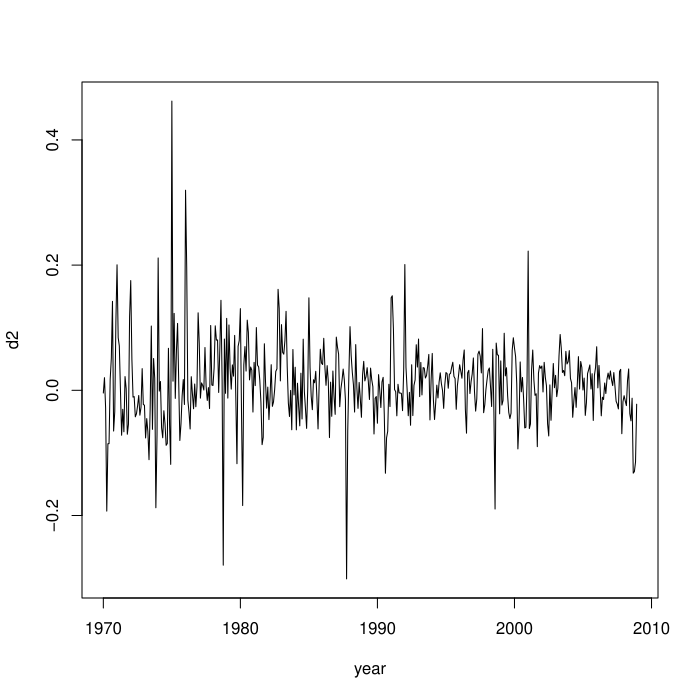

Generate this figure with R:
#
# Copyright (c) 2015 by Yuchao Zhao, Xiaoye Meng.
#
# This program is free software: you can redistribute it and/or modify
# it under the terms of the GNU General Public License as published by
# the Free Software Foundation, either version 3 of the License, or
# (at your option) any later version.
#
# This program is distributed in the hope that it will be useful,
# but WITHOUT ANY WARRANTY; without even the implied warranty of
# MERCHANTABILITY or FITNESS FOR A PARTICULAR PURPOSE.  See the
# GNU General Public License for more details.
#
# You should have received a copy of the GNU General Public License
# along with this program.  If not, see <http://www.gnu.org/licenses/>.
#

da = read.table("data/m-deciles08.txt", header = T)
d2  = da[, 3]
d10 = da[, 5]
Box.test(d2,  lag = 12, type = 'Ljung')
Box.test(d10, lag = 12, type = 'Ljung')
plot(ts(d2, start = c(1970, 1), frequency = 12), xlab = 'year', ylab = 'd2')
acf(d2)
m1 = arima(d2, order = c(0, 0, 1))
m1
tsdiag(m1, gof = 12)
predict(m1, 12)
